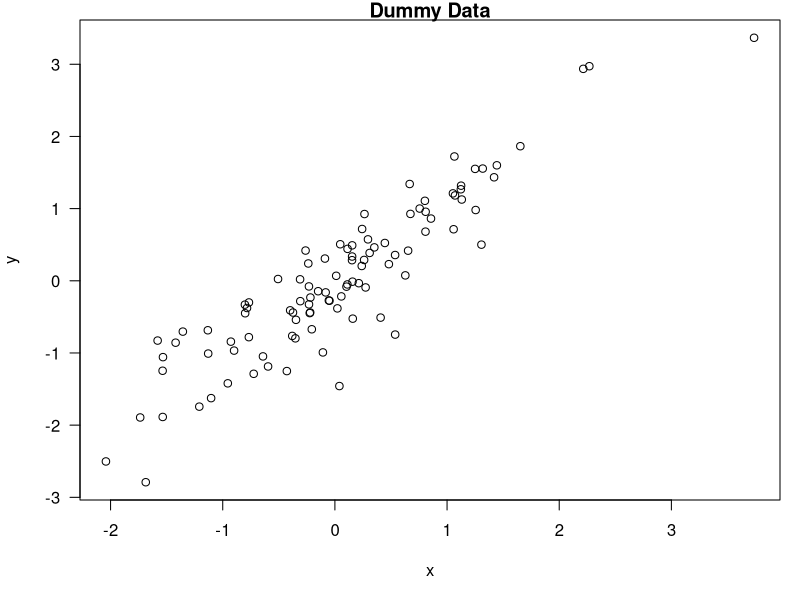

Write the R code that produced this figure.
## ---- chunk 1
## R code goes here
## ---- chunk 2
x <- rnorm(100); y <- x + rnorm(100, sd=0.5)  
## ---- chunk 3
par(mar = c(5, 4, 1, 1), las = 1)  
plot(x, y, main = "Dummy Data")  
## ---- chunk 4
library(datasets)  
data(airquality)  
fit <- lm(Ozone ~ Wind + Temp + Solar.R, data = airquality)  
## ---- chunk 5
library(xtable)
xt <- xtable(summary(fit))
print(xt, type = "html")
